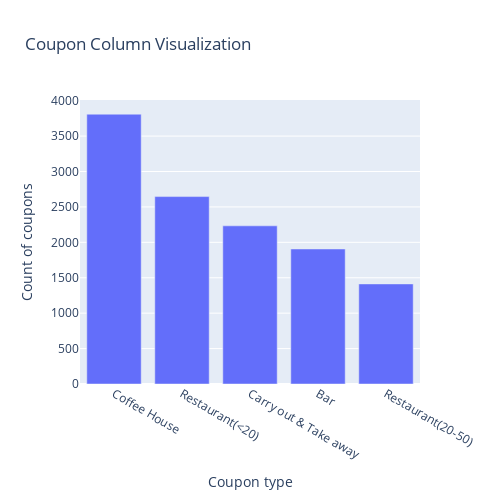

Notebook source saved alongside this figure:
### Markdown cell above
<span style="font-size: 20px; color: red;font-family: 'Times New Roman', Times, serif;">Use a bar plot to visualize the coupon column</span>

### Code cell
coupon_cnts = data["coupon"].value_counts().reset_index()
coupon_cnts.columns = ["Coupon type", "Count of coupons"]  # Rename columns for clarity

# Plotting with Plotly Express
fig = px.bar(coupon_cnts, x="Coupon type", y="Count of coupons", title="Coupon Counts") 
fig.update_layout(width=500, height =500, title ="Coupon Column Visualization") 
fig.show()

### Figure 1 — Plotly figure (JSON) as saved in the notebook; plotly's stock layout.template omitted (floating-point values rounded to 4 significant figures)
{"data": [{"alignmentgroup": "True", "hovertemplate": "Coupon type=%{x}<br>Count of coupons=%{y}<extra></extra>", "legendgroup": "", "marker": {"color": "#636efa", "pattern": {"shape": ""}}, "name": "", "offsetgroup": "", "orientation": "v", "showlegend": false, "textposition": "auto", "x": ["Coffee House", "Restaurant(<20)", "Carry out & Take away", "Bar", "Restaurant(20-50)"], "xaxis": "x", "y": [3809, 2646, 2233, 1906, 1413], "yaxis": "y", "type": "bar"}], "layout": {"xaxis": {"anchor": "y", "domain": [0.0, 1.0], "title": {"text": "Coupon type"}}, "yaxis": {"anchor": "x", "domain": [0.0, 1.0], "title": {"text": "Count of coupons"}}, "legend": {"tracegroupgap": 0}, "title": {"text": "Coupon Column Visualization"}, "barmode": "relative", "width": 500, "height": 500}}
